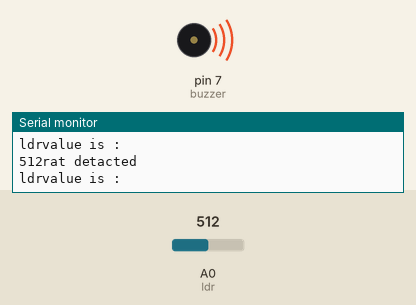
Recording of a sketch running on a simulated Arduino Uno, built with avr-gcc and run on an emulated ATmega328P. Parts: buzzer (waves = sounding), the last lines printed to the serial monitor. Inputs (shaded band) come from the test bench; at power-on: A0 (ldr) = 512.

Above: at 1.2 s.
1.3 s: A0 (ldr) set to 109
4.3 s: A0 (ldr) set to 92
At 4.9 s:
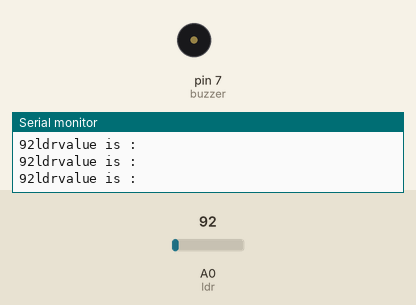
5.8 s: A0 (ldr) set to 1023
At 6.1 s:
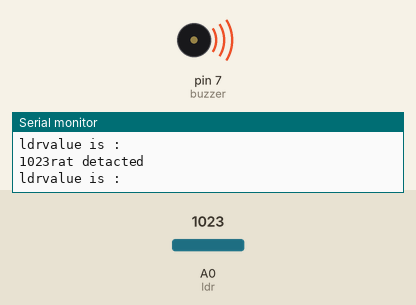
Timing chart, 0 to 8.8 s (numbered marks = the images above; inputs shaded):
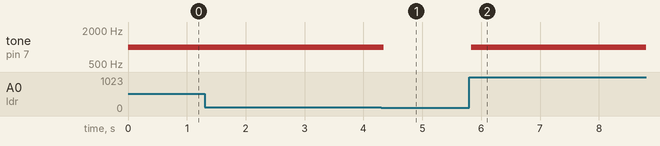

Measured:
- the behaviour switches between 101 and 100 on A0 (ldr) (found by bisection; images 0 and 1)
- after the input at 4.3 s, tone on pin 7 (buzzer): 1000 Hz → silent at once
- after the input at 5.8 s, tone on pin 7 (buzzer): silent → 1000 Hz at once

The sketch:

ratTrap.ino
```cpp
int laser=3;
int ldr=A0;
int buzzer=7;
void setup() {
Serial.begin(9600);
pinMode(ldr, INPUT);
pinMode(buzzer,OUTPUT);
digitalWrite(laser, HIGH);
  // put your setup code here, to run once:

}

void loop() {
  // put your main code here, to run repeatedly:
 int ldrvalue = analogRead(ldr);
 Serial.println("ldrvalue is :");
 Serial.print(ldrvalue);
 if(ldrvalue >100)
{
  tone(buzzer,1000);
  Serial.println("rat detacted");
}
 else{
  noTone(buzzer);
 }
}
```
